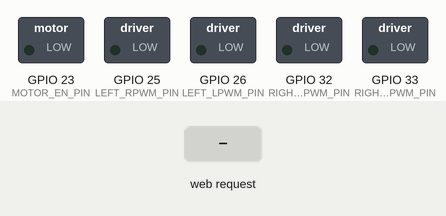
Recording of a sketch running on a simulated ESP32. Parts: switched loads named in the sketch (green lamp = pin HIGH). The inputs (shaded band) are chosen by the test bench. WiFi joins after 1.5 s; servers stay silent unless stated; what the sketch prints to the serial monitor is not drawn.

Above: at 2.7 s.
2.8 s: HTTP request GET /f received
At 3.9 s:
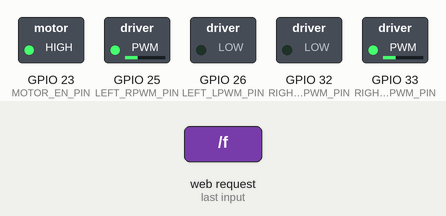
5.8 s: HTTP request GET /b received
At 6.2 s:
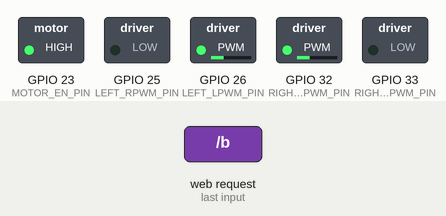
Timing chart, 0 to 8.8 s (numbered marks = the images above; inputs shaded):
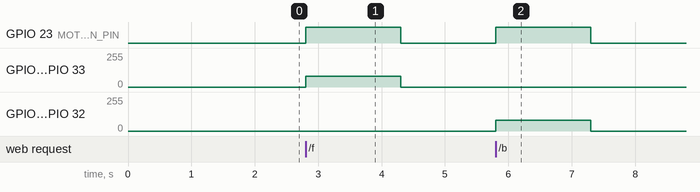

The sketch:

dual_motor_test.ino
```cpp
#include <Arduino.h>
#include <WiFi.h>
#include <WebServer.h>
#include <ESPmDNS.h>
#include <esp_arduino_version.h>

// 반드시 사용하는 네트워크 정보로 수정한다.
constexpr char WIFI_SSID[] = "YOUR_WIFI_SSID";
constexpr char WIFI_PASSWORD[] = "YOUR_WIFI_PASSWORD";
constexpr char MDNS_HOSTNAME[] = "esp32-dual-motor";

// ESP32 DevKit + BTS7960(IBT-2) 2개
constexpr uint8_t LEFT_RPWM_PIN = 25;
constexpr uint8_t LEFT_LPWM_PIN = 26;
constexpr uint8_t RIGHT_RPWM_PIN = 32;
constexpr uint8_t RIGHT_LPWM_PIN = 33;

// 두 드라이버의 R_EN, L_EN을 함께 제어하는 공통 Enable
constexpr uint8_t MOTOR_EN_PIN = 23;

// Arduino-ESP32 Core 2.x에서만 사용하는 LEDC 채널 번호
constexpr uint8_t LEFT_RPWM_CHANNEL = 0;
constexpr uint8_t LEFT_LPWM_CHANNEL = 1;
constexpr uint8_t RIGHT_RPWM_CHANNEL = 2;
constexpr uint8_t RIGHT_LPWM_CHANNEL = 3;

constexpr uint32_t PWM_FREQUENCY_HZ = 20000;
constexpr uint8_t PWM_RESOLUTION_BITS = 8;
constexpr int16_t PWM_MAX = 255;
constexpr uint16_t DIRECTION_DEAD_TIME_MS = 50;

// 브라우저에서 명령이 끊기거나 Wi-Fi가 끊기면 자동 정지한다.
constexpr uint32_t COMMAND_TIMEOUT_MS = 1500;

// 전진 명령에서 한쪽 바퀴가 반대로 돌면 해당 값만 바꾼다.
constexpr bool LEFT_MOTOR_REVERSED = false;
constexpr bool RIGHT_MOTOR_REVERSED = true;

WebServer server(80);

enum class DriveState {
  STOPPED,
  FORWARD,
  BACKWARD
};

DriveState driveState = DriveState::STOPPED;
int16_t currentLeftCommand = 0;
int16_t currentRightCommand = 0;
uint8_t driveSpeedPercent = 31;
uint8_t driveDuty = 80;
uint32_t lastMotorCommandMs = 0;
bool wifiWasConnected = false;

const char CONTROL_PAGE[] PROGMEM = R"rawliteral(
<!doctype html>
<html lang="ko">
<head>
  <meta charset="utf-8">
  <meta name="viewport" content="width=device-width,initial-scale=1">
  <title>ESP32 좌우 모터 제어</title>
  <style>
    body {
      margin: 0;
      min-height: 100vh;
      display: grid;
      place-items: center;
      background: #111827;
      color: #f9fafb;
      font-family: sans-serif;
    }
    main {
      width: min(92vw, 440px);
      text-align: center;
    }
    h1 { font-size: 1.5rem; }
    p { color: #cbd5e1; }
    button {
      width: 100%;
      min-height: 88px;
      margin: 8px 0;
      border: 0;
      border-radius: 14px;
      color: white;
      font-size: 1.35rem;
      font-weight: 700;
      touch-action: none;
      user-select: none;
    }
    #forward { background: #15803d; }
    #backward { background: #1d4ed8; }
    #stop { background: #b91c1c; }
    #status {
      min-height: 1.5em;
      color: #facc15;
      font-weight: 700;
    }
    .speed {
      margin: 20px 0;
      padding: 16px;
      border-radius: 14px;
      background: #1f2937;
    }
    label {
      display: block;
      margin-bottom: 12px;
      font-weight: 700;
    }
    input[type="range"] { width: 100%; }
  </style>
</head>
<body>
  <main>
    <h1>좌우 DC 모터 Wi-Fi 제어</h1>
    <p>버튼 또는 키보드 F/B를 누르는 동안 두 모터가 동작합니다.</p>
    <div id="status">정지</div>

    <div class="speed">
      <label for="speed">속도: <span id="speedValue">31</span>%</label>
      <input id="speed" type="range" min="20" max="100" value="31">
    </div>

    <button id="forward">전진 (F)</button>
    <button id="backward">후진 (B)</button>
    <button id="stop">정지 (S)</button>
  </main>

  <script>
    let repeatTimer = null;
    let activeCommand = null;

    function sendCommand(command) {
      fetch('/' + command, { cache: 'no-store' }).catch(() => {});
    }

    function beginMotion(command, text) {
      if (activeCommand === command) return;
      endMotion(false);
      activeCommand = command;
      document.getElementById('status').textContent = text;
      sendCommand(command);
      repeatTimer = setInterval(() => sendCommand(command), 400);
    }

    function endMotion(sendStop = true) {
      if (repeatTimer !== null) {
        clearInterval(repeatTimer);
        repeatTimer = null;
      }
      activeCommand = null;
      document.getElementById('status').textContent = '정지';
      if (sendStop) sendCommand('s');
    }

    const forward = document.getElementById('forward');
    const backward = document.getElementById('backward');
    const stop = document.getElementById('stop');
    const speed = document.getElementById('speed');
    const speedValue = document.getElementById('speedValue');

    forward.addEventListener(
      'pointerdown', () => beginMotion('f', '전진'));
    backward.addEventListener(
      'pointerdown', () => beginMotion('b', '후진'));

    for (const button of [forward, backward]) {
      button.addEventListener('pointerup', () => endMotion());
      button.addEventListener('pointercancel', () => endMotion());
      button.addEventListener('pointerleave', () => endMotion());
    }

    stop.addEventListener('click', () => endMotion());

    speed.addEventListener('input', () => {
      speedValue.textContent = speed.value;
    });
    speed.addEventListener('change', () => {
      fetch('/speed?value=' + speed.value, { cache: 'no-store' })
        .catch(() => {});
    });

    document.addEventListener('keydown', event => {
      if (event.repeat) return;
      if (event.key === 'f' || event.key === 'F') {
        beginMotion('f', '전진');
      } else if (event.key === 'b' || event.key === 'B') {
        beginMotion('b', '후진');
      } else if (event.key === 's' || event.key === 'S') {
        endMotion();
      }
    });

    document.addEventListener('keyup', event => {
      if ('fFbB'.includes(event.key)) endMotion();
    });

    window.addEventListener('blur', () => endMotion());
    document.addEventListener('visibilitychange', () => {
      if (document.hidden) endMotion();
    });
  </script>
</body>
</html>
)rawliteral";

void writePwm(uint8_t pin, uint8_t channel, uint8_t duty) {
#if ESP_ARDUINO_VERSION_MAJOR >= 3
  ledcWrite(pin, duty);
#else
  ledcWrite(channel, duty);
#endif
}

void writeAllPwmOff() {
  writePwm(LEFT_RPWM_PIN, LEFT_RPWM_CHANNEL, 0);
  writePwm(LEFT_LPWM_PIN, LEFT_LPWM_CHANNEL, 0);
  writePwm(RIGHT_RPWM_PIN, RIGHT_RPWM_CHANNEL, 0);
  writePwm(RIGHT_LPWM_PIN, RIGHT_LPWM_CHANNEL, 0);
}

int16_t applyMotorDirection(int16_t command, bool reversed) {
  command = constrain(command, -PWM_MAX, PWM_MAX);
  return reversed ? -command : command;
}

bool isDirectionReversing(int16_t before, int16_t after) {
  return (before > 0 && after < 0) || (before < 0 && after > 0);
}

void writeOneMotor(int16_t command,
                   uint8_t rpwmPin,
                   uint8_t rpwmChannel,
                   uint8_t lpwmPin,
                   uint8_t lpwmChannel) {
  // 두 방향 PWM을 동시에 출력하지 않는다.
  if (command > 0) {
    writePwm(lpwmPin, lpwmChannel, 0);
    writePwm(rpwmPin, rpwmChannel, static_cast<uint8_t>(command));
  } else if (command < 0) {
    writePwm(rpwmPin, rpwmChannel, 0);
    writePwm(lpwmPin, lpwmChannel, static_cast<uint8_t>(-command));
  } else {
    writePwm(rpwmPin, rpwmChannel, 0);
    writePwm(lpwmPin, lpwmChannel, 0);
  }
}

// command 범위: -255(후진 최대) ~ 0(정지) ~ +255(전진 최대)
void setDrive(int16_t leftCommand, int16_t rightCommand) {
  const int16_t nextLeft =
      applyMotorDirection(leftCommand, LEFT_MOTOR_REVERSED);
  const int16_t nextRight =
      applyMotorDirection(rightCommand, RIGHT_MOTOR_REVERSED);

  if (isDirectionReversing(currentLeftCommand, nextLeft) ||
      isDirectionReversing(currentRightCommand, nextRight)) {
    digitalWrite(MOTOR_EN_PIN, LOW);
    writeAllPwmOff();
    delay(DIRECTION_DEAD_TIME_MS);
  }

  writeOneMotor(nextLeft,
                LEFT_RPWM_PIN,
                LEFT_RPWM_CHANNEL,
                LEFT_LPWM_PIN,
                LEFT_LPWM_CHANNEL);
  writeOneMotor(nextRight,
                RIGHT_RPWM_PIN,
                RIGHT_RPWM_CHANNEL,
                RIGHT_LPWM_PIN,
                RIGHT_LPWM_CHANNEL);

  currentLeftCommand = nextLeft;
  currentRightCommand = nextRight;

  digitalWrite(MOTOR_EN_PIN,
               (nextLeft == 0 && nextRight == 0) ? LOW : HIGH);
}

void stopDrive() {
  digitalWrite(MOTOR_EN_PIN, LOW);
  writeAllPwmOff();
  currentLeftCommand = 0;
  currentRightCommand = 0;
  driveState = DriveState::STOPPED;
}

void runForward() {
  setDrive(driveDuty, driveDuty);
  driveState = DriveState::FORWARD;
  lastMotorCommandMs = millis();
}

void runBackward() {
  setDrive(-driveDuty, -driveDuty);
  driveState = DriveState::BACKWARD;
  lastMotorCommandMs = millis();
}

void applySpeedToRunningMotors() {
  if (driveState == DriveState::FORWARD) {
    setDrive(driveDuty, driveDuty);
    lastMotorCommandMs = millis();
  } else if (driveState == DriveState::BACKWARD) {
    setDrive(-driveDuty, -driveDuty);
    lastMotorCommandMs = millis();
  }
}

bool attachMotorPwm() {
#if ESP_ARDUINO_VERSION_MAJOR >= 3
  return ledcAttach(LEFT_RPWM_PIN, PWM_FREQUENCY_HZ, PWM_RESOLUTION_BITS) &&
         ledcAttach(LEFT_LPWM_PIN, PWM_FREQUENCY_HZ, PWM_RESOLUTION_BITS) &&
         ledcAttach(RIGHT_RPWM_PIN, PWM_FREQUENCY_HZ, PWM_RESOLUTION_BITS) &&
         ledcAttach(RIGHT_LPWM_PIN, PWM_FREQUENCY_HZ, PWM_RESOLUTION_BITS);
#else
  ledcSetup(LEFT_RPWM_CHANNEL, PWM_FREQUENCY_HZ, PWM_RESOLUTION_BITS);
  ledcSetup(LEFT_LPWM_CHANNEL, PWM_FREQUENCY_HZ, PWM_RESOLUTION_BITS);
  ledcSetup(RIGHT_RPWM_CHANNEL, PWM_FREQUENCY_HZ, PWM_RESOLUTION_BITS);
  ledcSetup(RIGHT_LPWM_CHANNEL, PWM_FREQUENCY_HZ, PWM_RESOLUTION_BITS);

  ledcAttachPin(LEFT_RPWM_PIN, LEFT_RPWM_CHANNEL);
  ledcAttachPin(LEFT_LPWM_PIN, LEFT_LPWM_CHANNEL);
  ledcAttachPin(RIGHT_RPWM_PIN, RIGHT_RPWM_CHANNEL);
  ledcAttachPin(RIGHT_LPWM_PIN, RIGHT_LPWM_CHANNEL);
  return true;
#endif
}

void connectToWifi() {
  stopDrive();

  WiFi.setHostname(MDNS_HOSTNAME);
  WiFi.mode(WIFI_STA);
  WiFi.setAutoReconnect(true);
  WiFi.persistent(false);
  WiFi.setSleep(false);
  WiFi.begin(WIFI_SSID, WIFI_PASSWORD);

  Serial.printf("Connecting to %s", WIFI_SSID);

  while (WiFi.status() != WL_CONNECTED) {
    stopDrive();
    delay(500);
    Serial.print(".");
  }

  Serial.println();
  Serial.print("ESP32 IP: ");
  Serial.println(WiFi.localIP());
}

void setupWebServer() {
  server.on("/", HTTP_GET, []() {
    server.send_P(
        200,
        "text/html; charset=utf-8",
        CONTROL_PAGE);
  });

  server.on("/f", HTTP_GET, []() {
    runForward();
    server.send(200, "text/plain; charset=utf-8", "FORWARD");
  });

  server.on("/b", HTTP_GET, []() {
    runBackward();
    server.send(200, "text/plain; charset=utf-8", "BACKWARD");
  });

  server.on("/s", HTTP_GET, []() {
    stopDrive();
    server.send(200, "text/plain; charset=utf-8", "STOP");
  });

  server.on("/speed", HTTP_GET, []() {
    if (!server.hasArg("value")) {
      server.send(400, "text/plain; charset=utf-8", "MISSING VALUE");
      return;
    }

    const int requestedPercent = server.arg("value").toInt();
    if (requestedPercent < 20 || requestedPercent > 100) {
      server.send(400, "text/plain; charset=utf-8", "RANGE: 20-100");
      return;
    }

    driveSpeedPercent = static_cast<uint8_t>(requestedPercent);
    driveDuty = static_cast<uint8_t>(
        (static_cast<uint16_t>(driveSpeedPercent) * PWM_MAX + 50) / 100);
    applySpeedToRunningMotors();

    Serial.printf(
        "Speed: %u%%, duty: %u/255\n",
        driveSpeedPercent,
        driveDuty);
    server.send(200, "text/plain; charset=utf-8", "SPEED UPDATED");
  });

  server.onNotFound([]() {
    server.send(404, "text/plain; charset=utf-8", "NOT FOUND");
  });

  server.begin();

  if (MDNS.begin(MDNS_HOSTNAME)) {
    MDNS.addService("http", "tcp", 80);
    Serial.printf("Open: http://%s.local\n", MDNS_HOSTNAME);
  } else {
    Serial.println("mDNS failed. Use the printed IP address.");
  }
}

void setup() {
  Serial.begin(921600);

  // PWM 및 Wi-Fi 설정 전부터 Enable을 Low로 유지한다.
  pinMode(MOTOR_EN_PIN, OUTPUT);
  digitalWrite(MOTOR_EN_PIN, LOW);

  if (!attachMotorPwm()) {
    Serial.println("[ERROR] PWM initialization failed.");
    while (true) {
      digitalWrite(MOTOR_EN_PIN, LOW);
      delay(1000);
    }
  }

  stopDrive();
  connectToWifi();
  setupWebServer();
  wifiWasConnected = true;
}

void loop() {
  const bool wifiConnected = WiFi.status() == WL_CONNECTED;

  if (!wifiConnected) {
    if (wifiWasConnected) {
      stopDrive();
      wifiWasConnected = false;
      Serial.println("Wi-Fi disconnected: motors stopped.");
    }

    delay(10);
    return;
  }

  wifiWasConnected = true;
  server.handleClient();

  if (driveState != DriveState::STOPPED &&
      millis() - lastMotorCommandMs > COMMAND_TIMEOUT_MS) {
    stopDrive();
    Serial.println("Command timeout: motors stopped.");
  }
}
```

Measured:
- after the input at 2.8 s, GPIO 23 (MOTOR_EN_PIN): LOW → HIGH at once, → LOW 1.5 s later; GPIO 25 (LEFT_RPWM_PIN), GPIO 33 (RIGHT_LPWM_PIN): 0/255 → 80/255 at once, → 0/255 1.5 s later
- after the input at 5.8 s, GPIO 23 (MOTOR_EN_PIN): LOW → HIGH at once, → LOW 1.5 s later; GPIO 26 (LEFT_LPWM_PIN), GPIO 32 (RIGHT_RPWM_PIN): 0/255 → 80/255 at once, → 0/255 1.5 s later
